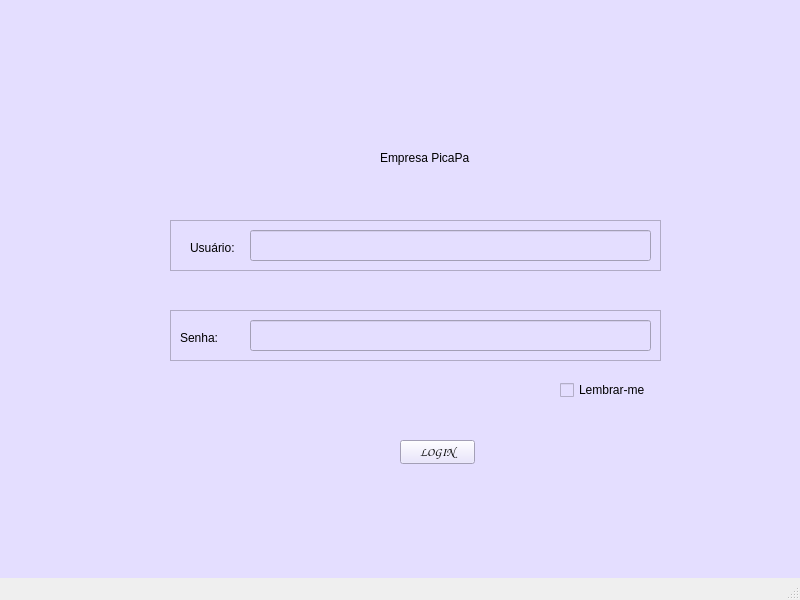
<?xml version="1.0" encoding="UTF-8"?>
<ui version="4.0">
 <class>MainWindow</class>
 <widget class="QMainWindow" name="MainWindow">
  <property name="geometry">
   <rect>
    <x>0</x>
    <y>0</y>
    <width>800</width>
    <height>600</height>
   </rect>
  </property>
  <property name="windowTitle">
   <string>MainWindow</string>
  </property>
  <widget class="QWidget" name="centralwidget">
   <property name="styleSheet">
    <string notr="true">background-color: rgb(228, 222, 255);</string>
   </property>
   <widget class="QFrame" name="TELADELOGIN">
    <property name="geometry">
     <rect>
      <x>100</x>
      <y>90</y>
      <width>661</width>
      <height>431</height>
     </rect>
    </property>
    <property name="frameShape">
     <enum>QFrame::Shape::StyledPanel</enum>
    </property>
    <property name="frameShadow">
     <enum>QFrame::Shadow::Raised</enum>
    </property>
    <widget class="QFrame" name="usuario">
     <property name="geometry">
      <rect>
       <x>70</x>
       <y>130</y>
       <width>491</width>
       <height>51</height>
      </rect>
     </property>
     <property name="frameShape">
      <enum>QFrame::Shape::StyledPanel</enum>
     </property>
     <property name="frameShadow">
      <enum>QFrame::Shadow::Raised</enum>
     </property>
     <widget class="QLineEdit" name="DADOSUSO">
      <property name="geometry">
       <rect>
        <x>80</x>
        <y>10</y>
        <width>401</width>
        <height>31</height>
       </rect>
      </property>
     </widget>
     <widget class="QLabel" name="Usuario">
      <property name="geometry">
       <rect>
        <x>20</x>
        <y>20</y>
        <width>49</width>
        <height>16</height>
       </rect>
      </property>
      <property name="styleSheet">
       <string notr="true">border-color: qradialgradient(spread:pad, cx:0.5, cy:0.5, radius:0.5, fx:0.5, fy:0.5, stop:0 rgba(0, 0, 0, 255), stop:0.19397 rgba(0, 0, 0, 255), stop:0.202312 rgba(122, 97, 0, 255), stop:0.495514 rgba(76, 58, 0, 255), stop:0.504819 rgba(255, 255, 255, 255), stop:0.79 rgba(255, 255, 255, 255), stop:1 rgba(255, 158, 158, 255));</string>
      </property>
      <property name="text">
       <string>Usuário:</string>
      </property>
     </widget>
    </widget>
    <widget class="QFrame" name="senha">
     <property name="geometry">
      <rect>
       <x>70</x>
       <y>220</y>
       <width>491</width>
       <height>51</height>
      </rect>
     </property>
     <property name="frameShape">
      <enum>QFrame::Shape::StyledPanel</enum>
     </property>
     <property name="frameShadow">
      <enum>QFrame::Shadow::Raised</enum>
     </property>
     <widget class="QLineEdit" name="DADOSSENHA">
      <property name="geometry">
       <rect>
        <x>80</x>
        <y>10</y>
        <width>401</width>
        <height>31</height>
       </rect>
      </property>
      <property name="echoMode">
       <enum>QLineEdit::EchoMode::Password</enum>
      </property>
     </widget>
     <widget class="QLabel" name="senha_2">
      <property name="geometry">
       <rect>
        <x>10</x>
        <y>20</y>
        <width>49</width>
        <height>16</height>
       </rect>
      </property>
      <property name="text">
       <string>Senha:</string>
      </property>
     </widget>
    </widget>
    <widget class="QPushButton" name="LOGIN">
     <property name="geometry">
      <rect>
       <x>300</x>
       <y>350</y>
       <width>75</width>
       <height>24</height>
      </rect>
     </property>
     <property name="font">
      <font>
       <family>Comic Sans MS</family>
       <italic>true</italic>
       <bold>true</bold>
      </font>
     </property>
     <property name="text">
      <string>LOGIN</string>
     </property>
    </widget>
    <widget class="QCheckBox" name="lembrar">
     <property name="geometry">
      <rect>
       <x>460</x>
       <y>290</y>
       <width>91</width>
       <height>20</height>
      </rect>
     </property>
     <property name="text">
      <string>Lembrar-me</string>
     </property>
    </widget>
    <widget class="QLabel" name="label_2">
     <property name="geometry">
      <rect>
       <x>280</x>
       <y>60</y>
       <width>90</width>
       <height>16</height>
      </rect>
     </property>
     <property name="text">
      <string>Empresa PicaPau</string>
     </property>
    </widget>
    <widget class="QLabel" name="label">
     <property name="geometry">
      <rect>
       <x>-11</x>
       <y>-1</y>
       <width>701</width>
       <height>501</height>
      </rect>
     </property>
     <property name="text">
      <string/>
     </property>
     <property name="pixmap">
      <pixmap resource="imagemTeste.qrc">:/teste/picapau.jpg</pixmap>
     </property>
     <property name="scaledContents">
      <bool>true</bool>
     </property>
     <property name="wordWrap">
      <bool>false</bool>
     </property>
    </widget>
    <zorder>label</zorder>
    <zorder>usuario</zorder>
    <zorder>senha</zorder>
    <zorder>LOGIN</zorder>
    <zorder>lembrar</zorder>
    <zorder>label_2</zorder>
   </widget>
  </widget>
  <widget class="QMenuBar" name="menubar">
   <property name="geometry">
    <rect>
     <x>0</x>
     <y>0</y>
     <width>800</width>
     <height>22</height>
    </rect>
   </property>
  </widget>
  <widget class="QStatusBar" name="statusbar"/>
 </widget>
 <resources>
  <include location="imagemTeste.qrc"/>
 </resources>
 <connections/>
</ui>
